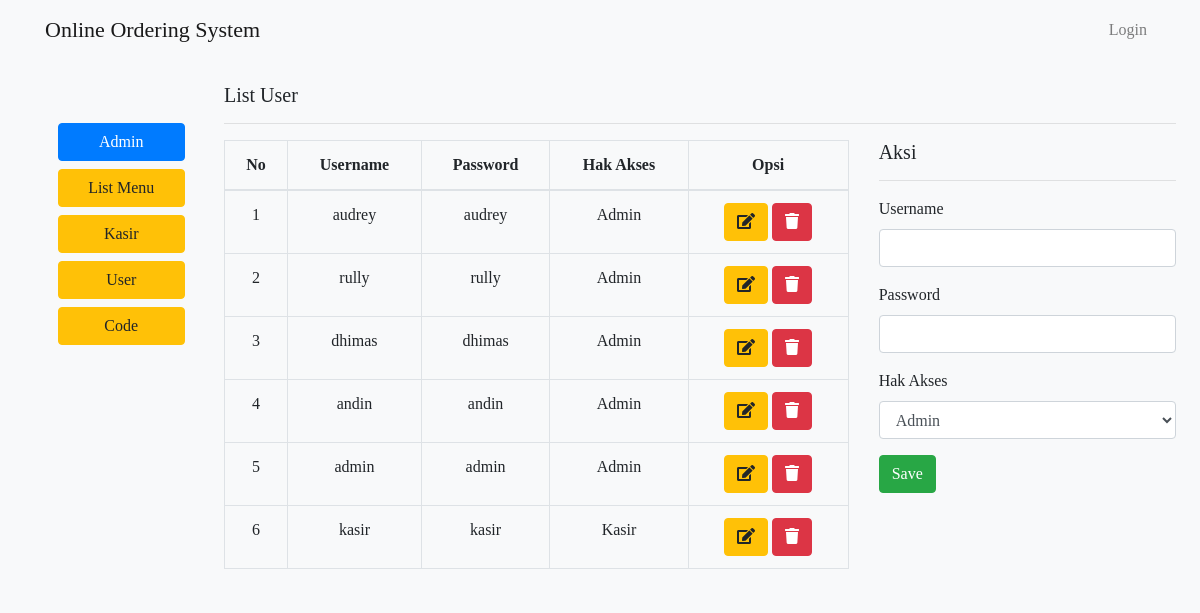
The app's page /index.php/cusers/listUsers with its own data.
### tables this page shows
CREATE TABLE `tb_user`  (
  `id_user` int(255) NOT NULL AUTO_INCREMENT,
  `id_akun` int(255) NOT NULL,
  `username` varchar(255) NOT NULL,
  `password` varchar(255) NOT NULL,
  PRIMARY KEY (`id_user`) USING BTREE,
  INDEX `id_akun`(`id_akun`) USING BTREE,
  CONSTRAINT `tb_user_ibfk_1` FOREIGN KEY (`id_akun`) REFERENCES `tb_akun` (`id_akun`) ON DELETE CASCADE ON UPDATE CASCADE
);

CREATE TABLE `tb_akun`  (
  `id_akun` int(255) NOT NULL AUTO_INCREMENT,
  `jabatan` varchar(255) NOT NULL,
  PRIMARY KEY (`id_akun`) USING BTREE
);

### application/controllers/cUsers.php (called while the page is built, shortened)
<?php
class cUsers extends CI_Controller{
	public function __construct(){
		$this->data['notif_pesanan'] = 0;
	}
	public function listUsers(){
		$data = $this->data;
		$data['users'] = $this->mUser->getUser();
		$data['pilihan'] = "list";
		$this->load->view('templates/header', $data);
		$this->load->view('users/listUser', $data);
		$this->load->view('templates/footer');
	}
}

### index.php (called while the page is built, shortened)
<?php
require_once BASEPATH.'core/CodeIgniter.php';

### application/models/mUser.php (called while the page is built, shortened)
<?php
class mUser extends CI_Model{
	public function getUser($id = null){
		$this->db->select('*');
		$this->db->from('tb_user');
		$this->db->join('tb_akun', 'tb_akun.id_akun = tb_user.id_akun');
		if($id === null){
			$query = $this->db->get();
			return $query->result_array();
		}else{
			$this->db->where('id_user', $id);
			return $this->db->get()->row_array();
		}
	}
}

### application/views/users/listUser.php (the view, shortened to what this page needs)
<h5>List User</h5>
<hr>
<div class="row">
<div class="col-md-8">
  <table class="table table-bordered table-hover text-center">
    <thead>
      <tr>
        <th>No</th>
        <th>Username</th>
        <th>Password</th>
        <th>Hak Akses</th>
        <th>Opsi</th>
      </tr>
    </thead>
    <tbody>
      <?php $no=1;
      foreach ($users as $a) {
      ?>
      <tr>
        <td><?php echo $no++; ?></td>
        <td><?php echo $a['username']; ?></td>
        <td><?php echo $a['password']; ?></td>
        <td><?php echo $a['jabatan']; ?></td>
        <td class="text-center">
          <a href="<?= base_url('cusers/edit/'). $a['id_user']; ?>" class="btn btn-warning"><i class="fa fa-edit"></i></a>
          <a href="<?= base_url('cusers/delete/'). $a['id_user']; ?>" class="btn btn-danger"><i class="fa fa-trash fa-1x"></i></a>
        </td>
      </tr>
    <?php } ?>
    </tbody>
  </table>
</div>
<div class="col-md-4">
  <h5>Aksi</h5>
  <hr>
  <?php if ($pilihan == "edit"): ?>
    <form method="post" action="<?= base_url('cusers/edit/').$user['id_user']; ?>">
      <div class="form-group">
        <label>Username</label>
        <input type="text" name="username" class="form-control" value="<?= $user['username']; ?> ">
      </div>
      <div class="form-group">
        <label>Password</label>
        <input type="text" name="password" class="form-control" value="<?= $user['password']; ?> ">
      </div>
      <div class="form-group">
        <label>Hak Akses</label>
        <select class="form-control" name="hak_akses">
            <option>-- Pilih Hak Akses --</option>
            <option <?php if( $user['id_akun']=='1'){echo "selected"; } ?> value="1">Admin</option>
            <option <?php if( $user['id_akun']=='2'){echo "selected"; } ?> value="2">Kasir</option>
        </select>
      </div>
      <button type="submit" name="save" class="btn btn-success">Save</button>
    </form>
  <?php else: ?>
    <form method="post" action="<?= base_url('cusers/create') ?>">
      <div class="form-group">
        <label>Username</label>
        <input type="text" name="username" class="form-control">
      </div>
      <div class="form-group">
        <label>Password</label>
        <input type="password" name="password" class="form-control">
      </div>
      <div class="form-group">
        <label>Hak Akses</label>
        <select class="form-control" name="hak_akses">
            <option value="1">Admin</option>
        </select>
      </div>
      <button type="submit" name="save" class="btn btn-success">Save</button>
    </form>
  <?php endif; ?>
</div>
</div>

### assets/css/style.css (style rules this page uses)
body { font-family: 'Montserrat'; }

### records on screen
tb_user: username "audrey", password "audrey", id_akun.jabatan "Admin"
tb_user: username "rully", password "rully", id_akun.jabatan "Admin"
tb_user: username "dhimas", password "dhimas", id_akun.jabatan "Admin"
tb_user: username "andin", password "andin", id_akun.jabatan "Admin"
tb_user: username "admin", password "admin", id_akun.jabatan "Admin"
tb_user: username "kasir", password "kasir", id_akun.jabatan "Kasir"
